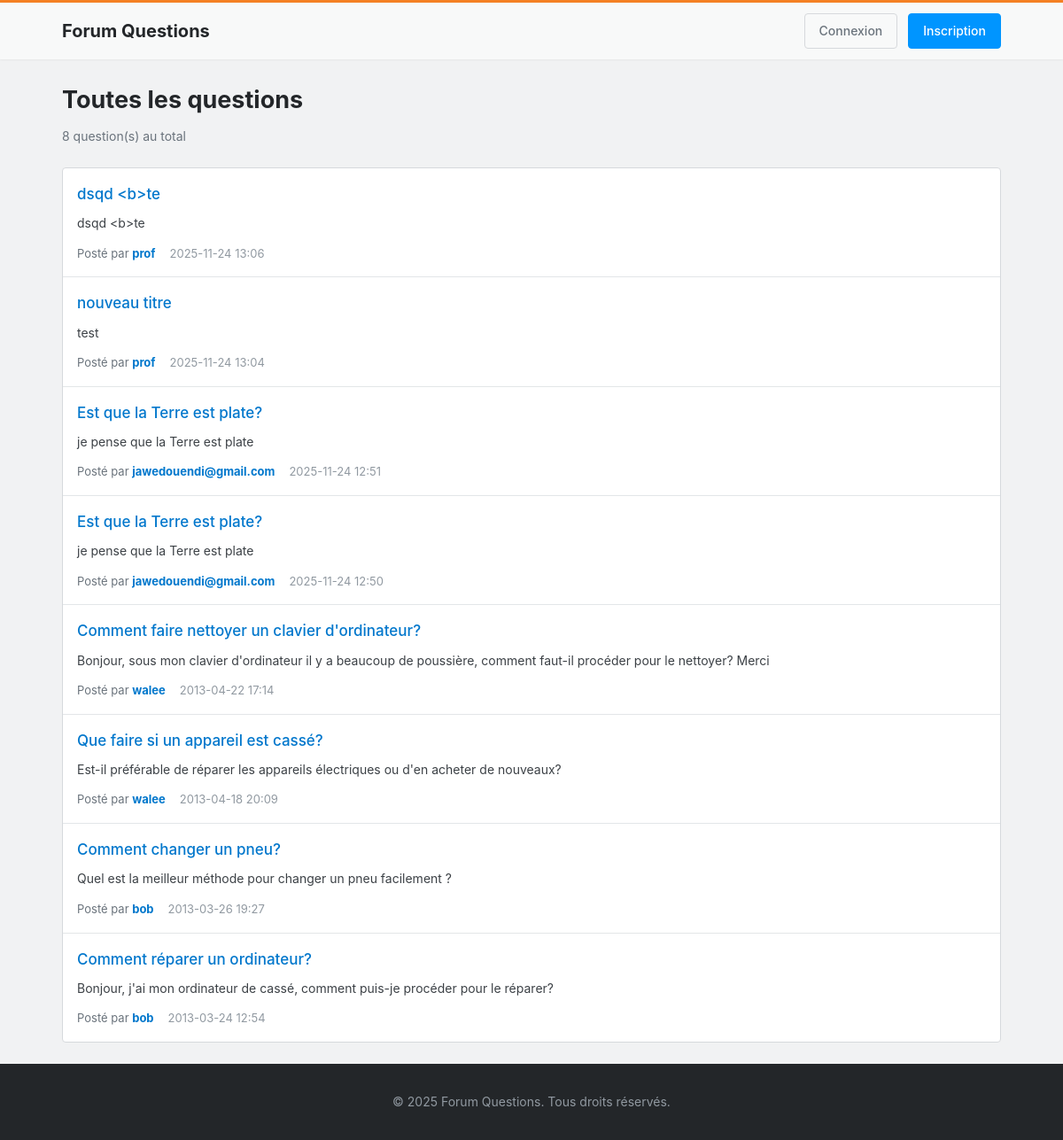
The page /Fichier/index.php on the database its author committed.
### tables this page shows
CREATE TABLE `question` (
  `q_id` int(11) NOT NULL,
  `q_date_ajout` varchar(50) DEFAULT NULL,
  `q_titre` varchar(50) DEFAULT NULL,
  `q_contenu` varchar(150) DEFAULT NULL,
  `user_id` int(11) DEFAULT NULL
);

CREATE TABLE `utilisateur` (
  `user_id` int(11) NOT NULL,
  `login` varchar(50) DEFAULT NULL,
  `password` varchar(255) DEFAULT NULL,
  `date_naissance` date DEFAULT NULL
);

### Fichier/config.php (called while the page is built, shortened)
<?php
function isLoggedIn() {
    return isset($_SESSION['user_id']);
}
?>

### Fichier/index.php (the view, shortened to what this page needs)
<?php
require_once 'config.php';
$stmt = $pdo->query("
    SELECT q.*, u.login
    FROM question q
    LEFT JOIN utilisateur u ON q.user_id = u.user_id
    ORDER BY q.q_id DESC
");
$questions = $stmt->fetchAll();
?>
<!DOCTYPE html>
<html lang="fr">
<head>
    <link rel="stylesheet" href="css/style.css">
</head>
<body>
    <header class="header">
        <div class="container">
            <div class="header-content">
                <h1 class="logo">Forum Questions</h1>
                <nav class="nav">
                    <?php if (isLoggedIn()): ?>
                        <span class="user-info">Bonjour, <?php echo htmlspecialchars(getUserLogin()); ?></span>
                        <a href="poster_question.php" class="btn btn-primary">Poser une question</a>
                        <a href="logout.php" class="btn btn-secondary">Déconnexion</a>
                    <?php else: ?>
                        <a href="login.php" class="btn btn-secondary">Connexion</a>
                        <a href="register.php" class="btn btn-primary">Inscription</a>
                    <?php endif; ?>
                </nav>
            </div>
        </div>
    </header>
    <main class="container main-content">
        <div class="page-header">
            <h2>Toutes les questions</h2>
            <p class="subtitle"><?php echo count($questions); ?> question(s) au total</p>
        </div>
        <div class="questions-list">
            <?php if (empty($questions)): ?>
                <div class="empty-state">
                    <p>Aucune question pour le moment.</p>
                    <?php if (isLoggedIn()): ?>
                        <a href="poster_question.php" class="btn btn-primary">Poser la première question</a>
                    <?php else: ?>
                        <p><a href="login.php">Connectez-vous</a> pour poser une question.</p>
                    <?php endif; ?>
                </div>
            <?php else: ?>
                <?php foreach ($questions as $question): ?>
                    <div class="question-card">
                        <div class="question-header">
                            <h3 class="question-title">
                                <a href="question.php?id=<?php echo $question['q_id']; ?>">
                                    <?php echo htmlspecialchars($question['q_titre']); ?>
                                </a>
                            </h3>
                        </div>
                        <div class="question-body">
                            <p><?php echo htmlspecialchars($question['q_contenu']); ?></p>
                        </div>
                        <div class="question-footer">
                            <span class="author">Posté par <strong><?php echo htmlspecialchars($question['login']); ?></strong></span>
                            <span class="date"><?php echo htmlspecialchars($question['q_date_ajout']); ?></span>
                        </div>
                    </div>
                <?php endforeach; ?>
            <?php endif; ?>
        </div>
    </main>
    <footer class="footer">
        <div class="container">
            <p>&copy; 2025 Forum Questions. Tous droits réservés.</p>
        </div>
    </footer>
</body>
</html>

### Fichier/css/style.css (style rules this page uses)
* { margin: 0; padding: 0; box-sizing: border-box; }
body { font-family: -apple-system, BlinkMacSystemFont, "Segoe UI", Arial, sans-serif; line-height: 1.6; color: #232629; background-color: #f1f2f3; min-height: 100vh; display: flex; flex-direction: column; }
a { color: #0077cc; text-decoration: none; }
.container { max-width: 1100px; margin: 0 auto; padding: 0 20px; width: 100%; }
.header { background-color: #f8f9f9; border-top: 3px solid #f48024; box-shadow: 0 1px 2px rgba(0,0,0,0.05); position: sticky; top: 0; z-index: 100; }
.header-content { display: flex; justify-content: space-between; align-items: center; padding: 12px 0; }
.logo { font-size: 20px; font-weight: 700; color: #232629; }
.nav { display: flex; align-items: center; gap: 12px; }
.btn { display: inline-block; padding: 8px 16px; border-radius: 4px; font-size: 14px; font-weight: 500; cursor: pointer; border: 1px solid transparent; transition: all 0.2s; text-align: center; }
.btn-primary { background-color: #0095ff; color: white; border-color: #0095ff; }
.btn-secondary { background-color: transparent; color: #6a737c; border-color: #d6d9dc; }
.main-content { flex: 1; padding: 24px 20px; }
.page-header { margin-bottom: 24px; }
.page-header h2 { font-size: 27px; margin-bottom: 8px; color: #232629; }
.subtitle { color: #6a737c; font-size: 14px; }
.questions-list { background-color: white; border: 1px solid #d6d9dc; border-radius: 4px; }
.question-card { padding: 16px; border-bottom: 1px solid #e3e6e8; }
.question-card:last-child { border-bottom: none; }
.question-title { font-size: 17px; font-weight: 500; margin-bottom: 8px; }
.question-title a { color: #0077cc; }
.question-body { color: #3c4146; font-size: 14px; margin-bottom: 12px; }
.question-footer { display: flex; align-items: center; gap: 16px; font-size: 13px; color: #6a737c; }
.author strong { color: #0077cc; }
.date { color: #9199a1; }
.footer { background-color: #232629; color: #9199a1; padding: 32px 0; margin-top: auto; text-align: center; font-size: 14px; }

### rows shown on the page
question: q_titre "dsqd <b>te", q_contenu "dsqd <b>te", user.login "prof", q_date_ajout "2025-11-24 13:06"
question: q_titre "nouveau titre", q_contenu "test", user.login "prof", q_date_ajout "2025-11-24 13:04"
question: q_titre "Est que la Terre est plate?", q_contenu "je pense que la Terre est plate", user.login "jawedouendi@gmail.com", q_date_ajout "2025-11-24 12:51"
question: q_titre "Est que la Terre est plate?", q_contenu "je pense que la Terre est plate", user.login "jawedouendi@gmail.com", q_date_ajout "2025-11-24 12:50"
question: q_titre "Comment faire nettoyer un clavier d'ordinateur?", q_contenu "Bonjour, sous mon clavier d'ordinateur il y a beaucoup de poussière, comment faut-il procéder pour le nettoyer? Merci", user.login "walee", q_date_ajout "2013-04-22 17:14"
question: q_titre "Que faire si un appareil est cassé?", q_contenu "Est-il préférable de réparer les appareils électriques ou d'en acheter de nouveaux?", user.login "walee", q_date_ajout "2013-04-18 20:09"
question: q_titre "Comment changer un pneu?", q_contenu "Quel est la meilleur méthode pour changer un pneu facilement ?", user.login "bob", q_date_ajout "2013-03-26 19:27"
question: q_titre "Comment réparer un ordinateur?", q_contenu "Bonjour, j'ai mon ordinateur de cassé, comment puis-je procéder pour le réparer?", user.login "bob", q_date_ajout "2013-03-24 12:54"

### other values the page prints
count($questions) "8"
